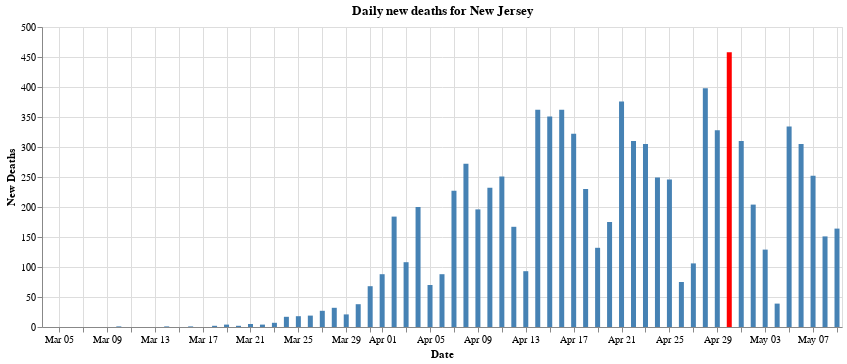

The notebook cell saved with this chart:
### Markdown cell above
## 12 - Graph of daily new deaths in New Jersey

### Code cell
max_daily_increase = daily_new_cases['new_deaths'].max()
# display(max_daily_increase)

chart = alt.Chart(daily_new_cases).mark_bar().encode(
    y=alt.Y('new_deaths:Q', axis=alt.Axis(title='New Deaths')),
    x=alt.X('date:T', axis=alt.Axis(format='%b %d', title='Date')),
    # The highlight will be set on the result of a conditional statement
    color=alt.condition(
        alt.datum.new_deaths == max_daily_increase,
        alt.value('red'),    
        alt.value('steelblue')  
    ),
    tooltip=['date:T','new_deaths']

).properties(
    width=800,
    title="Daily new deaths for New Jersey"
)

    
display(chart)

### Figure 1 — Vega-Lite specification as saved in the notebook (floating-point values rounded to 4 significant figures)
{"config": {"view": {"continuousWidth": 400, "continuousHeight": 300}}, "data": {"name": "data-37fcf27cec509345ecfb55f2c187d1d5"}, "mark": "bar", "encoding": {"color": {"condition": {"value": "red", "test": "(datum.new_deaths === 458)"}, "value": "steelblue"}, "tooltip": [{"type": "temporal", "field": "date"}, {"type": "quantitative", "field": "new_deaths"}], "x": {"type": "temporal", "axis": {"format": "%b %d", "title": "Date"}, "field": "date"}, "y": {"type": "quantitative", "axis": {"title": "New Deaths"}, "field": "new_deaths"}}, "title": "Daily new deaths for New Jersey", "width": 800, "$schema": "https://vega.github.io/schema/vega-lite/v4.8.1.json", "datasets": {"data-37fcf27cec509345ecfb55f2c187d1d5": [{"date": "2020-03-04T00:00:00", "new_cases": 1, "new_deaths": 0}, {"date": "2020-03-05T00:00:00", "new_cases": 1, "new_deaths": 0}, {"date": "2020-03-06T00:00:00", "new_cases": 2, "new_deaths": 0}, {"date": "2020-03-07T00:00:00", "new_cases": 0, "new_deaths": 0}, {"date": "2020-03-08T00:00:00", "new_cases": 2, "new_deaths": 0}, {"date": "2020-03-09T00:00:00", "new_cases": 5, "new_deaths": 0}, {"date": "2020-03-10T00:00:00", "new_cases": 4, "new_deaths": 1}, {"date": "2020-03-11T00:00:00", "new_cases": 8, "new_deaths": 0}, {"date": "2020-03-12T00:00:00", "new_cases": 6, "new_deaths": 0}, {"date": "2020-03-13T00:00:00", "new_cases": 21, "new_deaths": 0}, {"date": "2020-03-14T00:00:00", "new_cases": 25, "new_deaths": 1}, {"date": "2020-03-15T00:00:00", "new_cases": 23, "new_deaths": 0}, {"date": "2020-03-16T00:00:00", "new_cases": 78, "new_deaths": 1}, {"date": "2020-03-17T00:00:00", "new_cases": 92, "new_deaths": 0}, {"date": "2020-03-18T00:00:00", "new_cases": 159, "new_deaths": 2}, {"date": "2020-03-19T00:00:00", "new_cases": 308, "new_deaths": 4}, {"date": "2020-03-20T00:00:00", "new_cases": 161, "new_deaths": 2}, {"date": "2020-03-21T00:00:00", "new_cases": 440, "new_deaths": 5}, {"date": "2020-03-22T00:00:00", "new_cases": 578, "new_deaths": 4}, {"date": "2020-03-23T00:00:00", "new_cases": 930, "new_deaths": 7}, {"date": "2020-03-24T00:00:00", "new_cases": 831, "new_deaths": 17}, {"date": "2020-03-25T00:00:00", "new_cases": 727, "new_deaths": 18}, {"date": "2020-03-26T00:00:00", "new_cases": 2474, "new_deaths": 19}, {"date": "2020-03-27T00:00:00", "new_cases": 1949, "new_deaths": 27}, {"date": "2020-03-28T00:00:00", "new_cases": 2299, "new_deaths": 32}, {"date": "2020-03-29T00:00:00", "new_cases": 2262, "new_deaths": 21}, {"date": "2020-03-30T00:00:00", "new_cases": 3250, "new_deaths": 38}, {"date": "2020-03-31T00:00:00", "new_cases": 2060, "new_deaths": 68}, {"date": "2020-04-01T00:00:00", "new_cases": 3559, "new_deaths": 88}, {"date": "2020-04-02T00:00:00", "new_cases": 3335, "new_deaths": 184}, {"date": "2020-04-03T00:00:00", "new_cases": 4305, "new_deaths": 108}, {"date": "2020-04-04T00:00:00", "new_cases": 4229, "new_deaths": 200}, {"date": "2020-04-05T00:00:00", "new_cases": 3381, "new_deaths": 70}, {"date": "2020-04-06T00:00:00", "new_cases": 3585, "new_deaths": 88}, {"date": "2020-04-07T00:00:00", "new_cases": 3326, "new_deaths": 227}, {"date": "2020-04-08T00:00:00", "new_cases": 3021, "new_deaths": 272}, {"date": "2020-04-09T00:00:00", "new_cases": 3590, "new_deaths": 196}, {"date": "2020-04-10T00:00:00", "new_cases": 3561, "new_deaths": 232}, {"date": "2020-04-11T00:00:00", "new_cases": 3563, "new_deaths": 251}, {"date": "2020-04-12T00:00:00", "new_cases": 3699, "new_deaths": 167}, {"date": "2020-04-13T00:00:00", "new_cases": 2734, "new_deaths": 93}, {"date": "2020-04-14T00:00:00", "new_cases": 4240, "new_deaths": 362}, {"date": "2020-04-15T00:00:00", "new_cases": 2206, "new_deaths": 351}, {"date": "2020-04-16T00:00:00", "new_cases": 4287, "new_deaths": 362}, {"date": "2020-04-17T00:00:00", "new_cases": 3150, "new_deaths": 322}, {"date": "2020-04-18T00:00:00", "new_cases": 2953, "new_deaths": 230}, {"date": "2020-04-19T00:00:00", "new_cases": 3881, "new_deaths": 132}, {"date": "2020-04-20T00:00:00", "new_cases": 3505, "new_deaths": 175}, {"date": "2020-04-21T00:00:00", "new_cases": 3581, "new_deaths": 376}, {"date": "2020-04-22T00:00:00", "new_cases": 3478, "new_deaths": 310}, {"date": "2020-04-23T00:00:00", "new_cases": 4124, "new_deaths": 305}, {"date": "2020-04-24T00:00:00", "new_cases": 2207, "new_deaths": 249}, {"date": "2020-04-25T00:00:00", "new_cases": 3327, "new_deaths": 246}, {"date": "2020-04-26T00:00:00", "new_cases": 3515, "new_deaths": 75}, {"date": "2020-04-27T00:00:00", "new_cases": 2150, "new_deaths": 106}, {"date": "2020-04-28T00:00:00", "new_cases": 2668, "new_deaths": 398}, {"date": "2020-04-29T00:00:00", "new_cases": 2408, "new_deaths": 328}, {"date": "2020-04-30T00:00:00", "new_cases": 2388, "new_deaths": 458}, {"date": "2020-05-01T00:00:00", "new_cases": 2538, "new_deaths": 310}, {"date": "2020-05-02T00:00:00", "new_cases": 2527, "new_deaths": 204}, {"date": "2020-05-03T00:00:00", "new_cases": 3027, "new_deaths": 129}, {"date": "2020-05-04T00:00:00", "new_cases": 1525, "new_deaths": 39}, {"date": "2020-05-05T00:00:00", "new_cases": 2324, "new_deaths": 334}, {"date": "2020-05-06T00:00:00", "new_cases": 1297, "new_deaths": 305}, {"date": "2020-05-07T00:00:00", "new_cases": 1745, "new_deaths": 252}, {"date": "2020-05-08T00:00:00", "new_cases": 1819, "new_deaths": 151}, {"date": "2020-05-09T00:00:00", "new_cases": 1631, "new_deaths": 164}]}}
